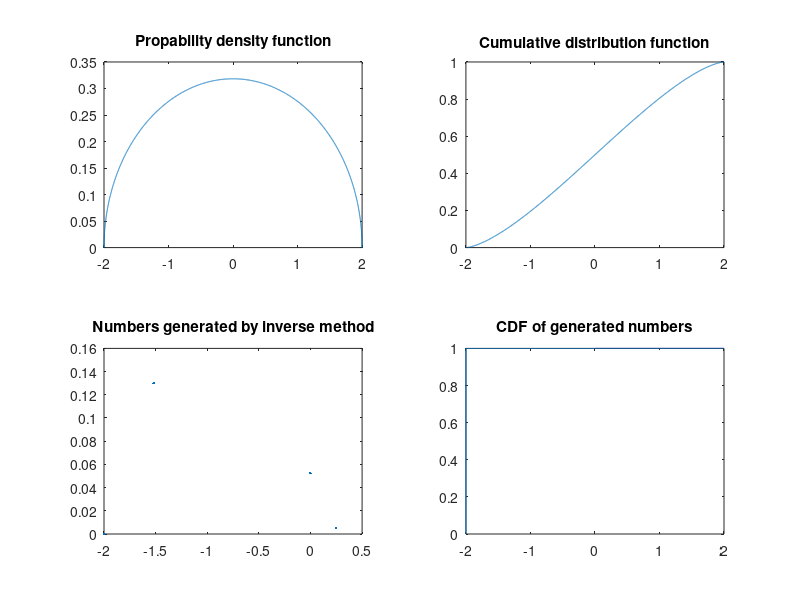

Source code (MATLAB):
close all; % cleaning
clear all;

r=2;

number_of_samples = 5000;

x = linspace(-r,r,number_of_samples);

seed = 0.712;  % initial seed for random number generator
seed2 = 0.813; % initial seed for random number generator


y = zeros(1,number_of_samples);
y(1) = seed;
r_ = zeros(1,number_of_samples);
r_(1) = seed2;

y_ = zeros(1,number_of_samples);
cdf_in_1 = zeros(1,number_of_samples);

y(1) = -r+(2*r)*(sawtooth(20*y(1)*pi)+1)/2;
r_(1) = (sawtooth(20*r_(1)*pi)+1)/2;

for i = 2:1:number_of_samples
   y(i) = -r+(2*r)*(sawtooth(20*y(i-1)*pi)+1)/2;
   r_(i) = (sawtooth(20*r_(i-1)*pi)+1)/2;
   while (r_(i) > 2*sqrt(1-(y(i)*y(i))/(r*r))/(pi*r))
       y(i) = -r+(2*r)*(sawtooth(20*y(i)*pi)+1)/2;
       r_(i) = (sawtooth(20*r_(i)*pi)+1)/2;
   end
end

%random numbers
%figure(1);
%plot(r_,'.');
%title('Random numbers generated');

% 2x
figure(2);

for i=1:1:number_of_samples

    cdf_in_1(i) = sum(y < x(i))/number_of_samples;

end

subplot(2,2,1);
plot(x,2*sqrt(1-(x.*x)/(r*r))/(pi*r));
title('Propability density function');
subplot(2,2,2);
plot(x,1/2+(x.*sqrt(1-x.*x./r/r)/pi/r)+asin(x./r)/pi);
title('Cumulative distribution function');
subplot(2,2,3);
plot(y,r_,'.');
title('Numbers generated by inverse method');
subplot(2,2,4);
stairs(x,cdf_in_1);
title('CDF of generated numbers');

